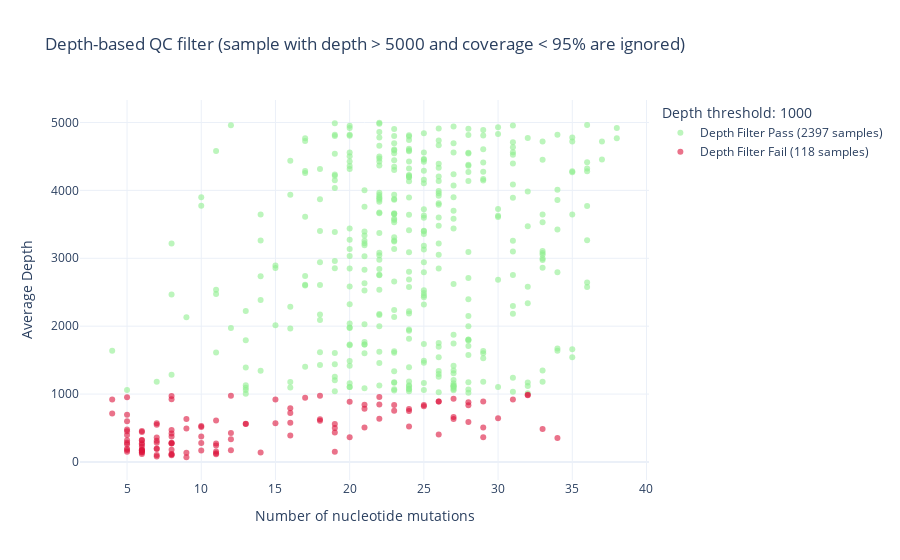

Notebook cell for this chart:
### Code cell
depth_filter = 1000
cov_filter = 95
max_depth = 5000
num_passed = data_df[(data_df['COVERAGE']>cov_filter) & (data_df['AVG_DEPTH']>depth_filter)].shape[0]
num_failed = data_df[(data_df['COVERAGE']>cov_filter) & (data_df['AVG_DEPTH']<depth_filter)].shape[0]
filt = (data_df['COVERAGE']>cov_filter) & (data_df['AVG_DEPTH']<max_depth)
fig = go.Figure(
        data=go.Scatter(y=data_df.loc[filt & (data_df['AVG_DEPTH']>depth_filter)]['AVG_DEPTH'], 
                        x=data_df.loc[filt & (data_df['AVG_DEPTH']>depth_filter)]['num_nt_muts'],
                        name=f'Depth Filter Pass ({num_passed} samples)',
                        mode='markers',
                        text=data_df.loc[filt 
                                      & (data_df['AVG_DEPTH']>depth_filter)][['SAMPLE_ID', 'AVG_DEPTH', 'COVERAGE', 
                                                                              'num_nt_muts', 'mapped', 'trimmed_count']],
                        hovertemplate="<b>Sample: %{text[0]}</b><br>" +
                                      "<b>Avg depth: %{text[1]}</b><br>" +
                                      "<b>Coverage: %{text[2]}</b><br>" +
                                      "<b>Number of nt mutations: %{text[3]}</b><br>" +
                                      "<b>Number of mapped reads: %{text[4]}</b><br>" +
                                      "<b>Number of trimmed reads: %{text[5]}</b><br>",
                        marker_color='rgba(144,238,144,.6)'))
fig.add_trace(
        go.Scatter(y=data_df.loc[filt & (data_df['AVG_DEPTH']<depth_filter)]['AVG_DEPTH'], 
                        x=data_df.loc[filt & (data_df['AVG_DEPTH']<depth_filter)]['num_nt_muts'],
                        name=f'Depth Filter Fail ({num_failed} samples)',
                        mode='markers',
                        text=data_df.loc[filt & (data_df['AVG_DEPTH']<depth_filter)][['SAMPLE_ID', 'AVG_DEPTH', 'COVERAGE', 
                                                'num_nt_muts', 'mapped', 'trimmed_count']],
                        hovertemplate="<b>Sample: %{text[0]}</b><br>" +
                                      "<b>Avg depth: %{text[1]}</b><br>" +
                                      "<b>Coverage: %{text[2]}</b><br>" +
                                      "<b>Number of nt mutations: %{text[3]}</b><br>" +
                                      "<b>Number of mapped reads: %{text[4]}</b><br>" +
                                      "<b>Number of trimmed reads: %{text[5]}</b><br>",
                        marker_color='rgba(220,20,60,.6)'))
fig.update_layout(title=f'Depth-based QC filter (sample with depth > {max_depth} and coverage < {cov_filter}% are ignored)',
                  legend_title_text=f'Depth threshold: {depth_filter}',
                  yaxis_title=f'Average Depth', 
                  xaxis_title='Number of nucleotide mutations',
                  template='plotly_white', autosize=True)
fig.write_html('/valhalla/ancestral_anomaly/depth_plot.html')
fig.show()

### Figure 1 — Plotly figure (JSON) as saved in the notebook; plotly's stock layout.template omitted (floating-point values rounded to 4 significant figures; data arrays with more than 128 entries replaced by an {"elided": "..."} marker saying what was removed)
{"data": [{"hovertemplate": "<b>Sample: %{text[0]}</b><br><b>Avg depth: %{text[1]}</b><br><b>Coverage: %{text[2]}</b><br><b>Number of nt mutations: %{text[3]}</b><br><b>Number of mapped reads: %{text[4]}</b><br><b>Number of trimmed reads: %{text[5]}</b><br>", "marker": {"color": "rgba(144,238,144,.6)"}, "mode": "markers", "name": "Depth Filter Pass (2397 samples)", "text": {"elided": "383x6 mixed values"}, "type": "scatter", "x": {"elided": "383 int values"}, "y": {"elided": "383 float values"}}, {"hovertemplate": "<b>Sample: %{text[0]}</b><br><b>Avg depth: %{text[1]}</b><br><b>Coverage: %{text[2]}</b><br><b>Number of nt mutations: %{text[3]}</b><br><b>Number of mapped reads: %{text[4]}</b><br><b>Number of trimmed reads: %{text[5]}</b><br>", "marker": {"color": "rgba(220,20,60,.6)"}, "mode": "markers", "name": "Depth Filter Fail (118 samples)", "text": {"elided": "118x6 mixed values"}, "type": "scatter", "x": [7, 6, 8, 6, 5, 6, 11, 11, 11, 9, 8, 11, 7, 10, 9, 8, 7, 19, 6, 8, 5, 5, 8, 7, 6, 5, 8, 7, 5, 16, 6, 6, 6, 16, 19, 12, 11, 7, 14, 21, 32, 27, 26, 23, 22, 24, 33, 19, 25, 27, 20, 29, 28, 23, 22, 28, 29, 28, 19, 21, 26, 26, 16, 32, 20, 25, 31, 29, 30, 27, 15, 12, 16, 34, 24, 8, 6, 8, 6, 5, 12, 5, 6, 7, 10, 22, 9, 7, 7, 17, 10, 8, 8, 6, 15, 12, 8, 10, 13, 18, 11, 9, 5, 4, 18, 8, 5, 10, 6, 5, 5, 5, 21, 6, 24, 4, 13, 18], "y": [199.4, 276.7, 277.1, 179.6, 282.8, 174.7, 610.6, 128.3, 115.3, 69.43, 116.3, 273.6, 102.0, 170.1, 135.6, 108.5, 81.39, 501.1, 138.6, 180.3, 259.9, 177.1, 373.7, 282.7, 169.0, 151.6, 100.1, 192.3, 196.1, 578.5, 163.7, 118.7, 145.3, 390.1, 149.4, 173.2, 153.7, 359.9, 139.3, 509.0, 983.7, 662.7, 890.4, 840.6, 846.4, 749.3, 484.6, 558.9, 837.8, 929.7, 885.8, 506.1, 589.5, 754.7, 955.2, 834.5, 364.4, 881.0, 434.8, 842.5, 404.3, 889.4, 719.6, 988.2, 365.2, 821.9, 919.5, 889.8, 645.0, 631.1, 920.8, 976.1, 792.0, 351.9, 781.4, 271.8, 256.3, 972.8, 319.0, 479.9, 334.9, 396.7, 325.3, 546.5, 373.6, 636.5, 632.8, 311.8, 571.0, 947.4, 529.5, 469.7, 925.3, 457.0, 569.8, 426.8, 283.5, 277.5, 564.1, 605.8, 243.1, 494.0, 318.5, 712.0, 974.2, 421.0, 601.1, 514.5, 439.9, 451.5, 952.7, 694.7, 782.5, 223.3, 520.6, 920.3, 560.4, 628.4]}], "layout": {"autosize": true, "legend": {"title": {"text": "Depth threshold: 1000"}}, "title": {"text": "Depth-based QC filter (sample with depth > 5000 and coverage < 95% are ignored)"}, "xaxis": {"title": {"text": "Number of nucleotide mutations"}}, "yaxis": {"title": {"text": "Average Depth"}}}}
